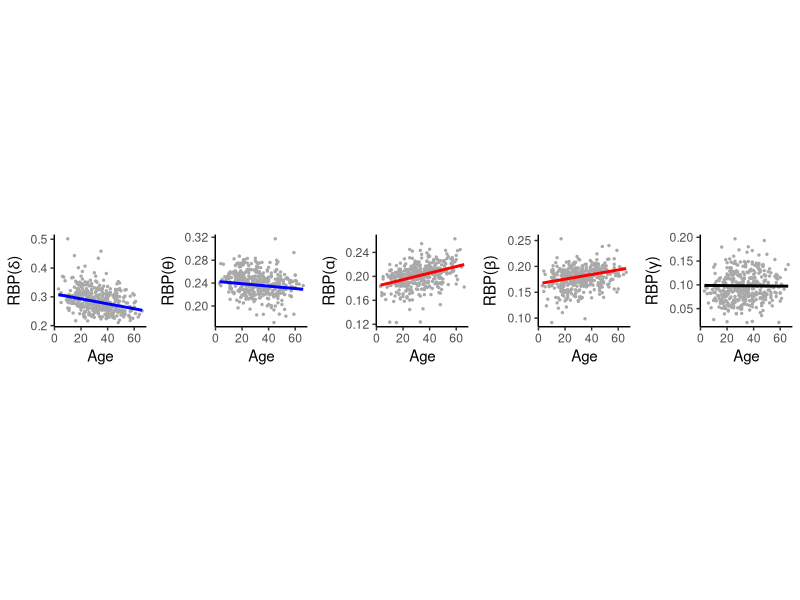

R code for this plot:
################################################################################

## Script to 'zoom in' on the middle temporal region in each band to 
## show how RBP is changing with age



#### PRELIMINARIES #############################################################

# packages
library(tidyverse)   # data frames & ggplot 
library(lme4)        # linear mixed models
library(grid)        # combining figures 

# data
setwd("/media/b6036780/8TB1/norm-ieeg-age-sex-site")
BPdata_m = read.csv("1_data/ROI1_mirrored_RBP.csv")     


# chosen ROI: will middle temporal, highest populated region 
BPdata_MT = BPdata_m %>%
  filter(ROI_R==62) %>%
  select(-c(Sex, ROI_R))


# plot settings (ROI plots)
theme_set(theme_classic())
options(scipen=999) # no sci notation

# band
band=c("delta","theta","alpha","beta","gamma")

# greek letters
fb_lab=c(expression(delta),expression(theta),expression(alpha),expression(beta),expression(gamma))

# clear
rm(BPdata_m)


#### AGE MODEL IN MIDDLE TEMP FOR EACH FB ######################################

# plotting model directly uses ggplot uses OLS - no grouping/random effect
# diff approach ->

for (i in 1:5) {
  
  # model formula for particular FB
  model = formula(paste0(band[i],"BP~Age+(1|Hospital)"))
  
  # model
  age_mod = lmer(model, data = BPdata_MT)
  
  # fitted values
  BPdata_MT[,paste0("AgeFit.", band[i])] = predict(age_mod, re.form = NA) 

}



#### PLOTTING ##################################################################

# each fb plot

gg_all = list(geom_point(col = "darkgrey",size=0.5), theme(aspect.ratio=1))

del = BPdata_MT %>%
  ggplot(aes(x = Age, y = deltaBP)) + gg_all + ylab(expression("RBP("*delta*")")) +
  geom_line(aes(y = AgeFit.delta),col="blue",linewidth=1)

the = BPdata_MT %>%
  ggplot(aes(x = Age, y = thetaBP)) + gg_all + ylab(expression("RBP("*theta*")")) +
  geom_line(aes(y = AgeFit.theta),col="blue",linewidth=1)

alp = BPdata_MT %>%
  ggplot(aes(x = Age, y = alphaBP))+ gg_all + ylab(expression("RBP("*alpha*")")) +
  geom_line(aes(y = AgeFit.alpha),col="red",linewidth=1)

bet = BPdata_MT %>%
  ggplot(aes(x = Age, y = betaBP)) + gg_all + ylab(expression("RBP("*beta*")")) +
  geom_line(aes(y = AgeFit.beta),col="red",linewidth=1)

gam = BPdata_MT %>%
  ggplot(aes(x = Age, y = gammaBP)) + gg_all + ylab(expression("RBP("*gamma*")")) +
  geom_line(aes(y = AgeFit.gamma),col="black",linewidth=1)

# combine 

pdf("3_output/midtemp_scatter.pdf",width = 8, height = 2)
grid.newpage()
grid.draw(cbind(ggplotGrob(del),ggplotGrob(the),ggplotGrob(alp),ggplotGrob(bet),ggplotGrob(gam)))
dev.off()

